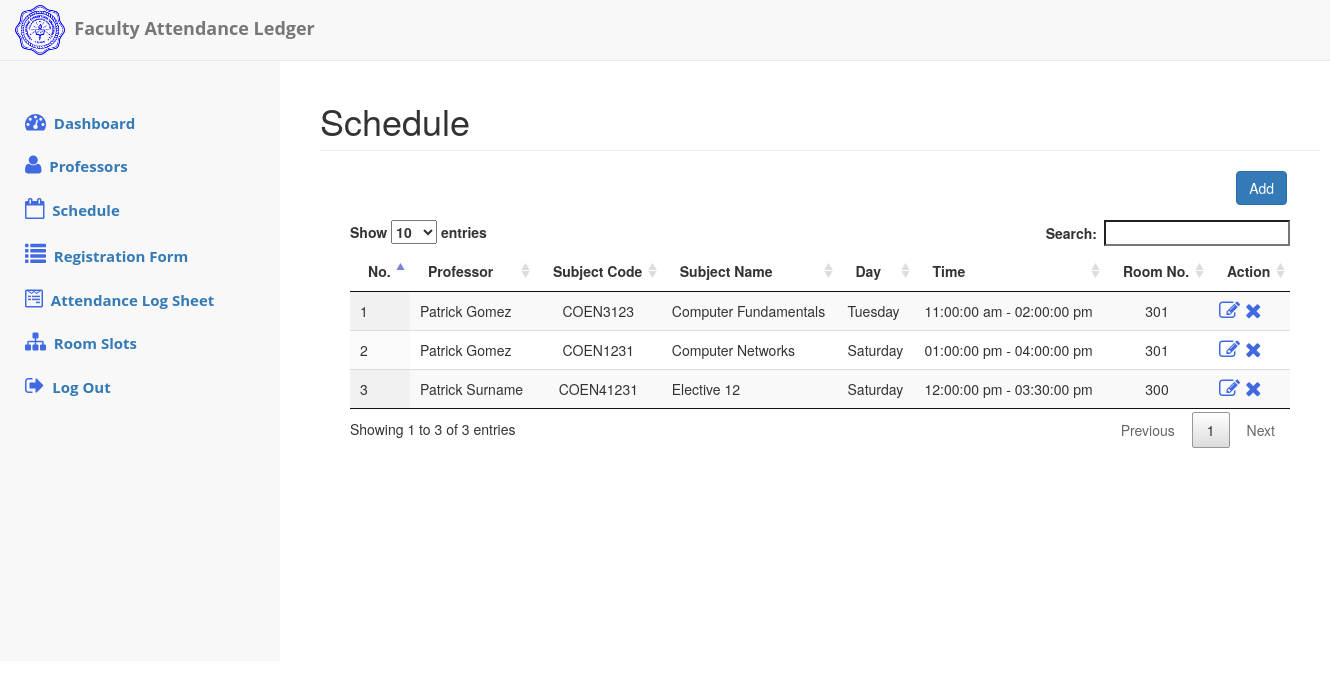
Before: /schedule.php (signed in) with the older database file.
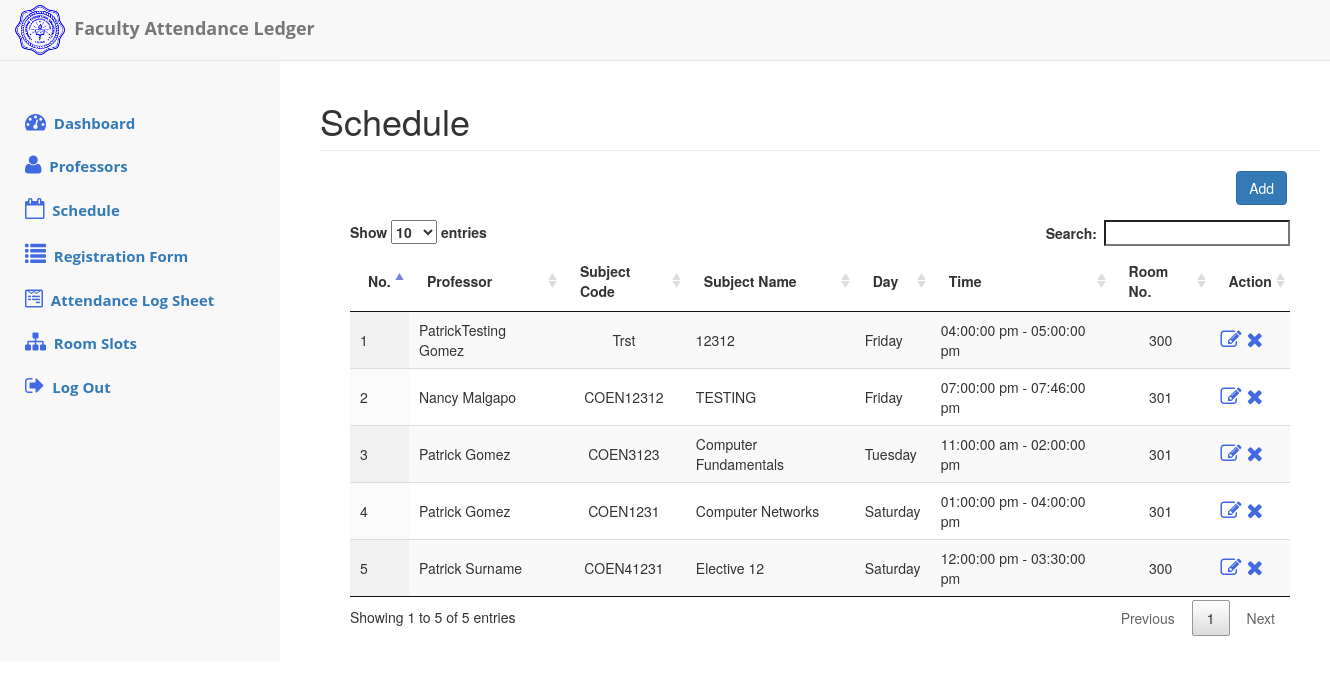
After: the same page with the newer database file.
### tables this page shows
CREATE TABLE `tbl_schedule` (
  `schedule_id` int(11) NOT NULL,
  `professor_id` int(11) NOT NULL,
  `subject_code` varchar(30) DEFAULT NULL,
  `subject_name` varchar(100) DEFAULT NULL,
  `room_number` varchar(3) NOT NULL,
  `schedule_day` tinyint(1) NOT NULL,
  `schedule_time_in` time NOT NULL,
  `schedule_time_out` time NOT NULL,
  `is_active` tinyint(1) NOT NULL DEFAULT '1'
);

### schedule.php (the view, shortened to what this page needs)
<?php
require 'connect.php';
$getProfessorNames = "SELECT ".PROFESSOR_ID.",".PROFESSOR_FIRST_NAME.", ".PROFESSOR_LAST_NAME." FROM ".TBL_PROFESSOR." WHERE ".IS_ACTIVE." = 1";
$result = mysqli_query($con, $getProfessorNames);
$professor_names = array();
while($row = mysqli_fetch_assoc($result))
{
    $professor_names[$row[PROFESSOR_ID]] = $row[PROFESSOR_FIRST_NAME].' '.$row[PROFESSOR_LAST_NAME];
}
$searchSQL = "SELECT * FROM ".TBL_SCHEDULE." WHERE ".IS_ACTIVE." = 1 ORDER BY ".SCHEDULE_ID." DESC";
$dataresult = mysqli_query($con, $searchSQL);
$tableData = '';
$no = 1;
$days = array(
    0 => 'Sunday',
    1 => 'Monday',
    2 => 'Tuesday',
    3 => 'Wednesday',
    4 => 'Thursday',
    5 => 'Friday',
    6 => 'Saturday',
    );
while($rows = mysqli_fetch_assoc($dataresult))
{
    $activeOrInactive = $rows[IS_ACTIVE] == 1 ? '<a><span style="cursor:pointer" onclick="deactivate('.$rows[SCHEDULE_ID].')" title="Deactivate" class="fa fa-close"></span></a>' : '<a><span style="cursor:pointer" onclick="activate('.$rows[SCHEDULE_ID].')" title="Activate" class="fa fa-check"></span></a>';
    $tableData .= '<tr>
    <td>'.$no.'</td>
    <td>'.$professor_names[$rows[PROFESSOR_ID]].'</td>
    <td align="center">'.$rows[SUBJECT_CODE].'</td>
    <td>'.$rows[SUBJECT_NAME].'</td>
    <td>'.$days[$rows[SCHEDULE_DAY]].'</td>
    <td>'.date('h:i:s a', strtotime($rows[SCHEDULE_TIME_IN])).' - '.date('h:i:s a', strtotime($rows[SCHEDULE_TIME_OUT])).'</td>
    <td align="center">'.$rows[ROOM_NUMBER].'</td>
    <td><a href="editSchedule.php?id='.$rows[SCHEDULE_ID].'"><span style="margin-right:5px"class="fa fa-edit" title="Edit"></span></a>'.$activeOrInactive.'</td>
    </tr>';
    $no++;
}
?>
<!DOCTYPE html>
<html lang="en">
<head>
<link rel="stylesheet" type="text/css" href="css/jquery.dataTables.min.css"></link>
<?php include 'headSettings.php';?>
</head>
<body>
<?php include 'headerAndSidebar.php';?>
<div class="dash_page">
    <h1 class="page-header">Schedule</h2>
        <div class="container" style="width: 1000px;">
            <div class="col-lg-12">
                <div class="buttons" style="float: right; margin-bottom: 15px;">
                    <a href="add_schedule.php"><button class="btn btn-primary">Add</button></a>
                </div>
                <table id="table-schedule" class="display" cellspacing="0" width="100%">
                   <thead>
                        <tr>
                            <th>No.</th>
                            <th>Professor</th>
                            <th>Subject Code</th>
                            <th>Subject Name</th>
                            <th>Day</th>
                            <th>Time</th>
                            <th>Room No.</th>
                            <th>Action</th>
                        </tr>
                    </thead>
                    <tbody>
                        <?php echo isset($tableData) ? $tableData : '' ;?>
                    </tbody>
                </table>
            </div>
        </div>
</body>
</html>

Changed rows visible on the page:
added tbl_schedule: professor "PatrickTesting Gomez", subject_code "Trst", subject_name "12312", schedule_day "Friday", schedule_time_in "04:00:00 pm", schedule_time_out "05:00:00 pm", room_number "300"
added tbl_schedule: professor "Nancy Malgapo", subject_code "COEN12312", subject_name "TESTING", schedule_day "Friday", schedule_time_in "07:00:00 pm", schedule_time_out "07:46:00 pm", room_number "301"
Other visible differences:
text written by a page script: "Show entries Search: Showing 1 to 3 of 3 entries Previous 1 Next" → "Show entries Search: Showing 1 to 5 of 5 entries Previous 1 Next"
